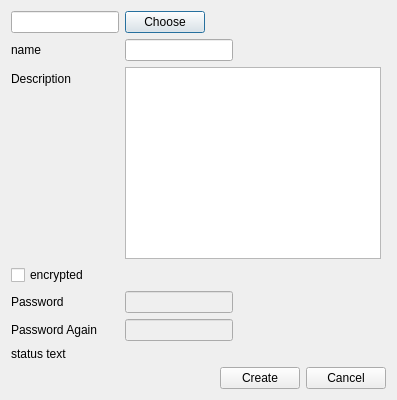
<?xml version="1.0" encoding="UTF-8"?>
<ui version="4.0">
 <class>CreateRepoDialog</class>
 <widget class="QDialog" name="CreateRepoDialog">
  <property name="geometry">
   <rect>
    <x>0</x>
    <y>0</y>
    <width>397</width>
    <height>400</height>
   </rect>
  </property>
  <property name="windowTitle">
   <string>Dialog</string>
  </property>
  <layout class="QVBoxLayout" name="verticalLayout">
   <item>
    <layout class="QFormLayout" name="formLayout">
     <property name="fieldGrowthPolicy">
      <enum>QFormLayout::FieldsStayAtSizeHint</enum>
     </property>
     <item row="3" column="0">
      <widget class="QLabel" name="nameLabel">
       <property name="text">
        <string>name</string>
       </property>
      </widget>
     </item>
     <item row="3" column="1">
      <widget class="QLineEdit" name="mName">
       <property name="sizePolicy">
        <sizepolicy hsizetype="Expanding" vsizetype="Fixed">
         <horstretch>0</horstretch>
         <verstretch>0</verstretch>
        </sizepolicy>
       </property>
      </widget>
     </item>
     <item row="4" column="0">
      <widget class="QLabel" name="label_2">
       <property name="text">
        <string>Description</string>
       </property>
      </widget>
     </item>
     <item row="4" column="1">
      <widget class="QTextEdit" name="mDesc"/>
     </item>
     <item row="6" column="0">
      <widget class="QLabel" name="label_3">
       <property name="text">
        <string>Password</string>
       </property>
      </widget>
     </item>
     <item row="6" column="1">
      <widget class="QLineEdit" name="mPassword">
       <property name="enabled">
        <bool>false</bool>
       </property>
       <property name="autoFillBackground">
        <bool>false</bool>
       </property>
       <property name="echoMode">
        <enum>QLineEdit::Password</enum>
       </property>
      </widget>
     </item>
     <item row="7" column="0">
      <widget class="QLabel" name="label">
       <property name="text">
        <string>Password Again</string>
       </property>
      </widget>
     </item>
     <item row="7" column="1">
      <widget class="QLineEdit" name="mPasswordAgain">
       <property name="enabled">
        <bool>false</bool>
       </property>
      </widget>
     </item>
     <item row="1" column="0">
      <widget class="QLineEdit" name="mDirectory"/>
     </item>
     <item row="1" column="1">
      <widget class="QPushButton" name="mChooseDirBtn">
       <property name="text">
        <string>Choose</string>
       </property>
      </widget>
     </item>
     <item row="5" column="0">
      <widget class="QCheckBox" name="mEncrypteCheckBox">
       <property name="text">
        <string>encrypted</string>
       </property>
      </widget>
     </item>
    </layout>
   </item>
   <item>
    <widget class="QLabel" name="mStatusText">
     <property name="enabled">
      <bool>true</bool>
     </property>
     <property name="text">
      <string>status text</string>
     </property>
    </widget>
   </item>
   <item>
    <layout class="QHBoxLayout" name="horizontalLayout">
     <item>
      <spacer name="horizontalSpacer">
       <property name="orientation">
        <enum>Qt::Horizontal</enum>
       </property>
       <property name="sizeHint" stdset="0">
        <size>
         <width>40</width>
         <height>20</height>
        </size>
       </property>
      </spacer>
     </item>
     <item>
      <widget class="QPushButton" name="mCreateBtn">
       <property name="text">
        <string>Create</string>
       </property>
      </widget>
     </item>
     <item>
      <widget class="QPushButton" name="mCancelBtn">
       <property name="text">
        <string>Cancel</string>
       </property>
      </widget>
     </item>
    </layout>
   </item>
  </layout>
 </widget>
 <resources/>
 <connections>
  <connection>
   <sender>mCancelBtn</sender>
   <signal>clicked()</signal>
   <receiver>CreateRepoDialog</receiver>
   <slot>reject()</slot>
   <hints>
    <hint type="sourcelabel">
     <x>299</x>
     <y>180</y>
    </hint>
    <hint type="destinationlabel">
     <x>339</x>
     <y>4</y>
    </hint>
   </hints>
  </connection>
 </connections>
</ui>
